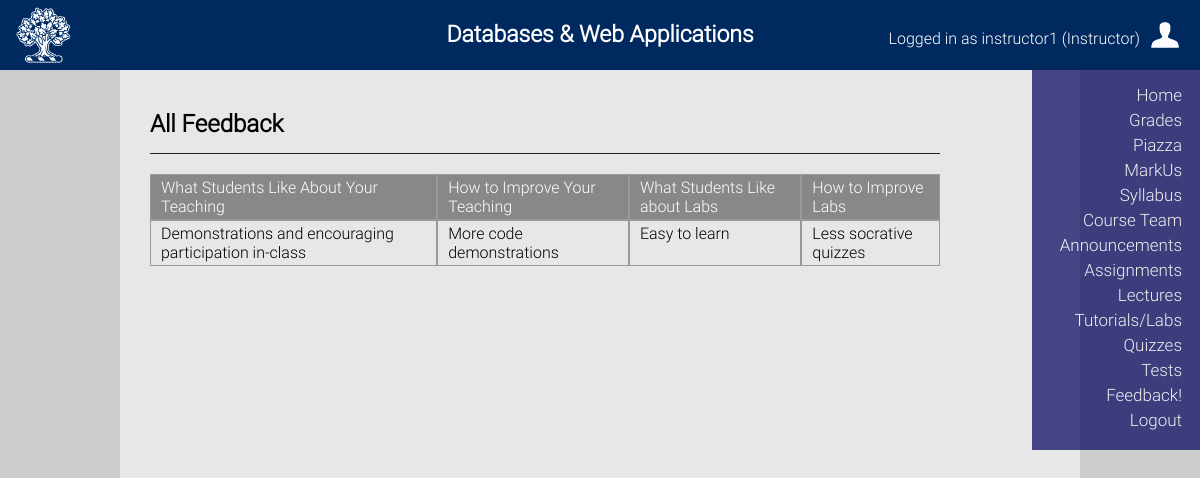
Screenshot of /feedback (signed in) with the database file from the repository.
### tables this page shows
CREATE TABLE "feedback" (
	`id`	INTEGER PRIMARY KEY AUTOINCREMENT,
	`directed_to`	TEXT,
	`teach`	TEXT,
	`teachimp`	TEXT,
	`lab`	TEXT,
	`labimp`	TEXT
);

### app.py (the view, shortened to what this page needs)
@app.route('/feedback', methods=['GET', 'POST'])
def feedback():
    if 'username' not in session:
        return redirect(url_for('login'))
    elif session['usertype'] == 'Instructor':
        conn = sqlite3.connect('assignment3.db')
        conn.row_factory = sqlite3.Row
        cur = conn.cursor()
        cur.execute("SELECT * from feedback WHERE directed_to='{}'".format(session['username']))
        rows = cur.fetchall()
        return render_template('instructor_feedback.html', title='Feedback', rows = rows)

### templates/instructor_feedback.html
{% extends 'base.html' %}
{% block content %}
<h2 class="content-title">All Feedback</h2>
<div class="table">
      <div class="table-row">
            <div class="table-head">What Students Like About Your Teaching</div>
            <div class="table-head">How to Improve Your Teaching</div>
            <div class="table-head">What Students Like about Labs</div>
            <div class="table-head">How to Improve Labs</div>
      </div>
         {% for row in rows %}
         <div class="table-row">
            <div class="table-cell">{{row["teach"]}}</div>
            <div class="table-cell">{{row["teachimp"]}}</div>
            <div class="table-cell">{{row["lab"]}}</div>
            <div class="table-cell">{{row["labimp"]}}</div>
         </div>
         {% endfor %}
</div>
{% endblock %}

### templates/base.html (shortened to what this page needs)
<!DOCTYPE html>
<html>
  <head>
  <link rel="stylesheet" href="{{ url_for('static', filename='stylesheet.css') }}" type="text/css">
  </head>
  <body>
  <div class="header">
    <a id="header-img" href="https://www.utoronto.ca" target="_blank" title="University of Toronto"></a>
    <h1 id="header-title">Databases & Web Applications</h1>
    {% if 'username' in session %}
    <p class="user-info logged-in">Logged in as {{ session['username'] }} ({{ session['usertype'] }})</p><br>
    {% else %}
    <p class="user-info logged-out">Not logged in</p>
    {% endif %}
    <ul class="header-nav">
      <li><a href="{{ url_for('home') }}">Home</a></li>
      {% if 'username' in session %}
      <li><a href="{{ url_for('grades') }}">Grades</a></li>
      <li><a href="https://piazza.com/class/jr7mjhytaij3jc" target="_blank">Piazza</a></li>
      <li><a href="https://markus.utsc.utoronto.ca/cscb20w19" target="_blank">MarkUs</a></li>
      <li><a href="{{ url_for('syllabus') }}">Syllabus</a></li>
      <li><a href="{{ url_for('team') }}">Course Team</a></li>
      <li><a href="{{ url_for('announcements') }}">Announcements</a></li>
      <li><a href="{{ url_for('assignments') }}">Assignments</a></li>
      <li><a href="{{ url_for('lectures') }}">Lectures</a></li>
      <li><a href="{{ url_for('tutorials') }}">Tutorials/Labs</a></li>
      <li><a href="{{ url_for('quizzes') }}">Quizzes</a></li>
      <li><a href="{{ url_for('tests') }}">Tests</a></li>
      <li><a href="{{ url_for('feedback') }}">Feedback!</a></li>
      <li><a href="{{ url_for('logout') }}">Logout</a></li>
      {% else %}
      <li><a href="{{ url_for('login') }}">Login</a></li>
      <li><a href="{{ url_for('register') }}">Register</a></li>
      {% endif %}
    </ul>
  </div>
  <div class="content">
    <div class="main">
        {% block content %}{% endblock %}
    </div>
  </div>
  </body>
</html>

### static/stylesheet.css (style rules this page uses)
body { background-color: #CCCCCC; margin: 0; }
.header { position: fixed; background-color: #002A5F; height: 70px; width: 100%; top: 0px; z-index: 4; font-family: "Roboto", Helvetica, sans-serif; }
.user-info { position: absolute; bottom: 22px; right: 20px; margin: 0; color: white; opacity: 1; }
.user-info:after { content: ""; position: relative; display: inline-block; top: 5px; margin-left: 10px; width: 30px; height: 30px; background: url("res/user icon.png") no-repeat; background-size: 100%; }
.header-nav { position: absolute; top: 54px; right: 0; display: block; background-color: #00005C; color: #CCCCCC; padding: 10px 0 20px 20px; opacity: 0.7; transition: 200ms; z-index: 3; }
.header-nav li { display: block; text-align: right; margin-right: 10px; padding-top: 5px; }
.header-nav a { font-size: 17px; color: white; text-decoration: none; padding: 0 8px; transition: 300ms; }
#header-title { position: relative; top: 21px; margin: 0; text-align: center; color: white; font-size: 23px; padding: 0 0 0 0; }
#header-img { position: absolute; bottom: 5px; background: url("res/tree logo.png") no-repeat; background-size: 100%; color: transparent; width: 90px; height: 70px; opacity: 0.8; z-index: 3; transition: 200ms; }
.content { position: absolute; display: block; top: 70px; left: 10%; left: calc(12.5% - 30px); padding: 20px 30px 0 30px; font-family: "Roboto", Helvetica, Arial, sans-serif; width: 75%; background-color: #E7E7E7; z-index: 2; min-height: 100%; }
.content-title { border-bottom: 1px solid #222222; padding-bottom: 15px; }
.main { padding-right: 110px; padding-bottom: 144px; bottom: 0; }
.table { display: table; width: 100%; }
.table-row { display: table-row; }
.table-cell, .table-head { border: 1px solid #999999; display: table-cell; padding: 3px 10px; }
.table-head { background-color: #888; color: white; }

### rows the page displays
feedback: username "instructor1", teach "Demonstrations and encouraging participation in-class", teachimp "More code demonstrations", lab "Easy to learn", labimp "Less socrative quizzes"

### other values shown
{{ session['usertype'] }} "Instructor"
